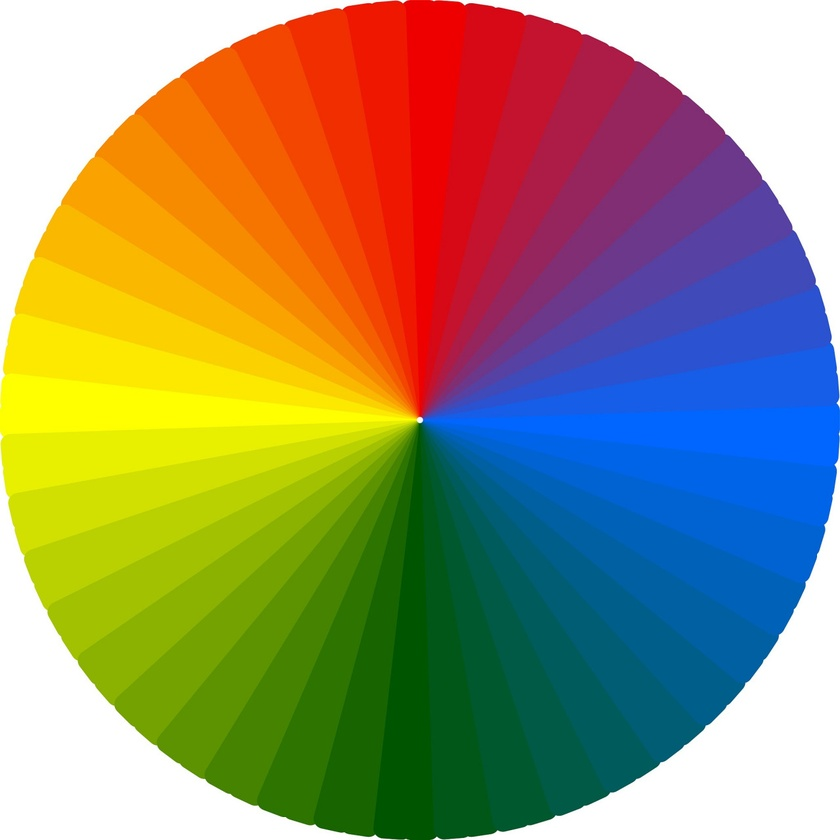
//> input picture resources/1.jpg, 840 x 840 px, shrunk from 1280 x 1280 before the run
$ ./chapter2   (built with g++ and OpenCV 4)
//> lines starting //> are read from the running program, lines starting //| are printed output that depends on the picture; after the words box and inside, x2 and y2 are one past the last pixel; in counts of white or black regions, pixels touching at a corner belong together
#include<opencv2/imgcodecs.hpp>
#include<opencv2/highgui.hpp>
#include<opencv2/imgproc.hpp>
#include<iostream>

using namespace cv;
using namespace std;

int main(){
    string path = "resources/1.jpg";
    Mat img = imread(path);
//> img is the input picture: 840 rows x 840 cols, CV_8UC3; mean B, G, R 105.1, 141.5, 151.5
    Mat imgGray,imgBlur,imgCanny,imgDil,imgErode;

    cvtColor(img,imgGray,COLOR_BGR2GRAY);
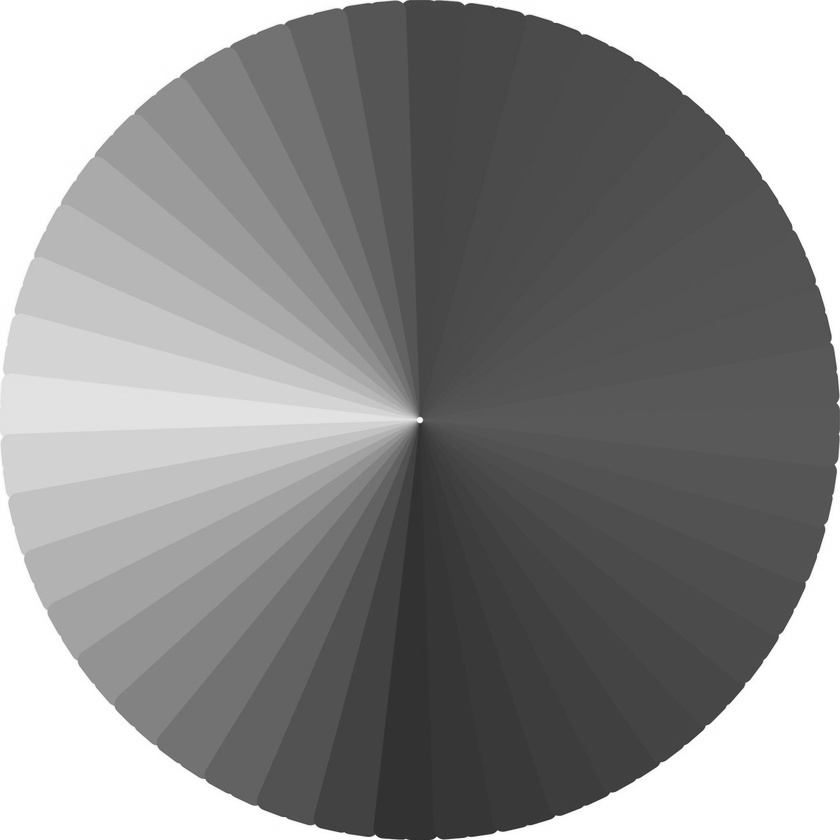
//> imgGray: 840 rows x 840 cols, CV_8UC1; min 38, max 255, mean 140.3
    GaussianBlur(img,imgBlur,Size(7,7),5,0);
    Canny(imgBlur,imgCanny,50,150);
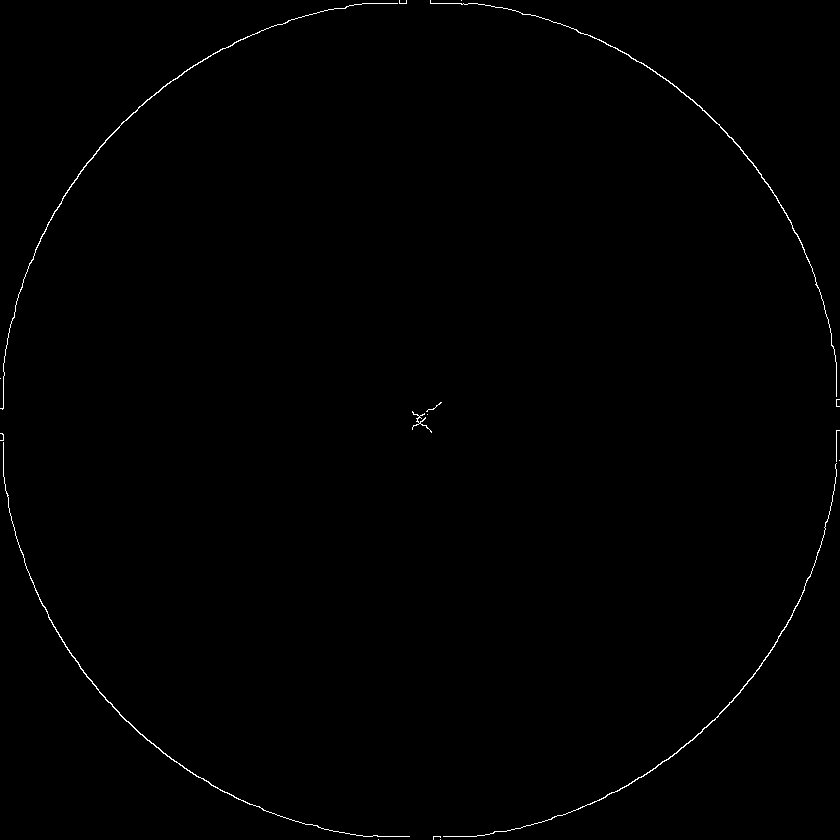
//> imgCanny: 840 rows x 840 cols, CV_8UC1; 0.44% white in thin lines or dots

    Mat kernel=getStructuringElement(MORPH_RECT,Size(5,5));
    dilate(imgCanny,imgDil,kernel);
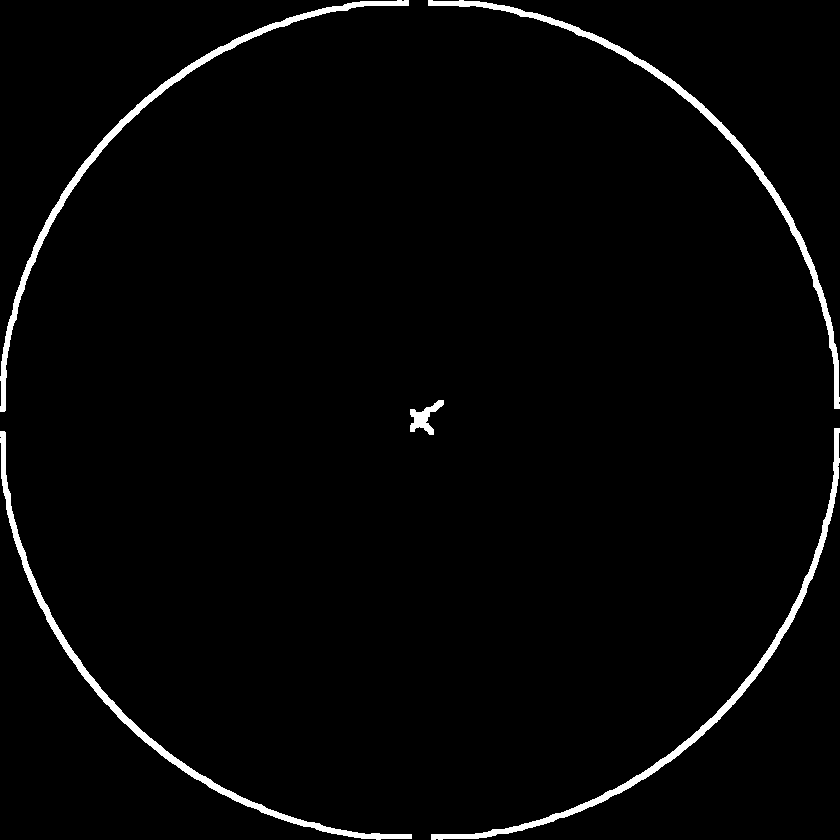
//> imgDil: 840 rows x 840 cols, CV_8UC1; 2.4% white; 5 white regions, box (x1, y1, x2, y2) and area: (428, 0, 840, 409) 4044, (431, 428, 840, 840) 4043, (0, 431, 412, 840) 4037, (0, 0, 409, 412) 4036, (410, 400, 444, 435) 498
    erode(imgDil,imgErode,kernel);
//> imgErode: 840 rows x 840 cols, CV_8UC1; 0.46% white in thin lines or dots

    imshow("Image",img);
    imshow("Image Gray",imgGray);
    imshow("Image Blur",imgBlur);
    imshow("Image Canny",imgCanny);
    imshow("Image Dilate",imgDil);
    imshow("Image Erode",imgErode);
    waitKey(0);

    return 0;
}

$ run again, with resources/2.jpeg copied over resources/1.jpg
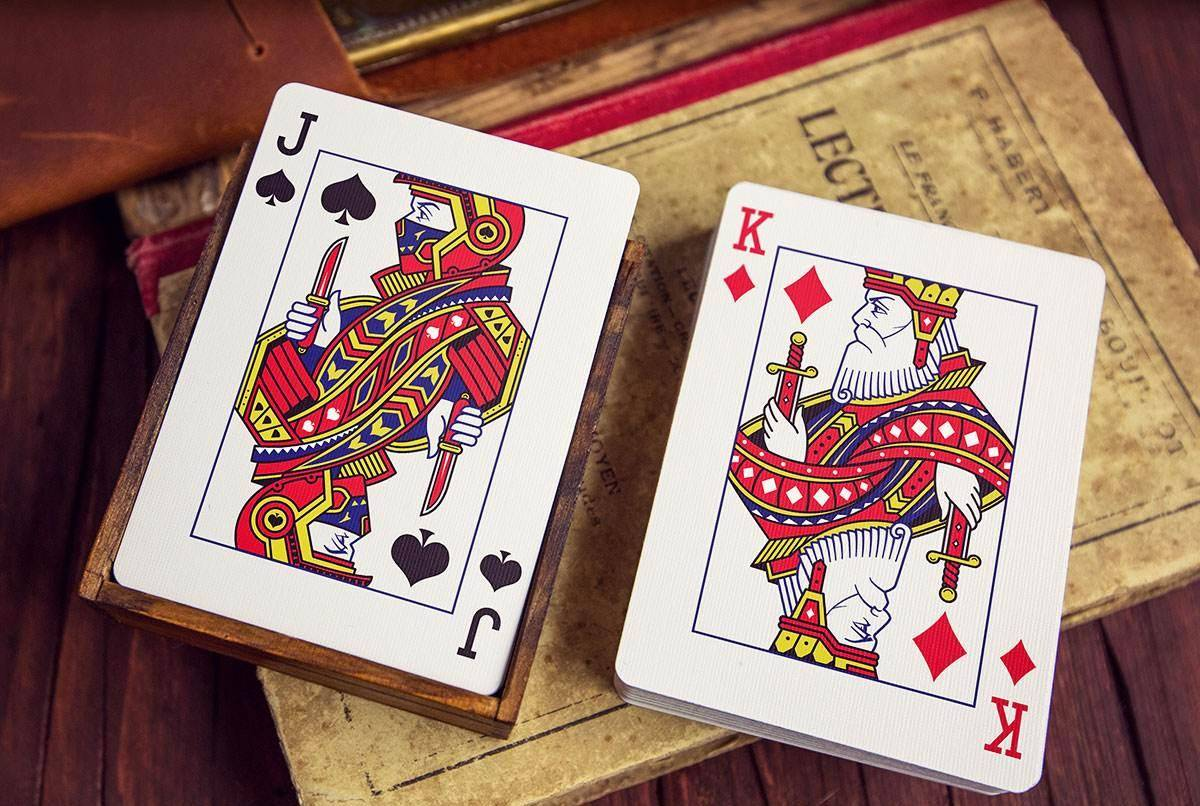
//> input picture resources/2.jpeg, 1200 x 806 px
//> img is the input picture: 806 rows x 1200 cols, CV_8UC3; mean B, G, R 112.3, 122.6, 155.2
//> `Canny(imgBlur,imgCanny,50,150);`:
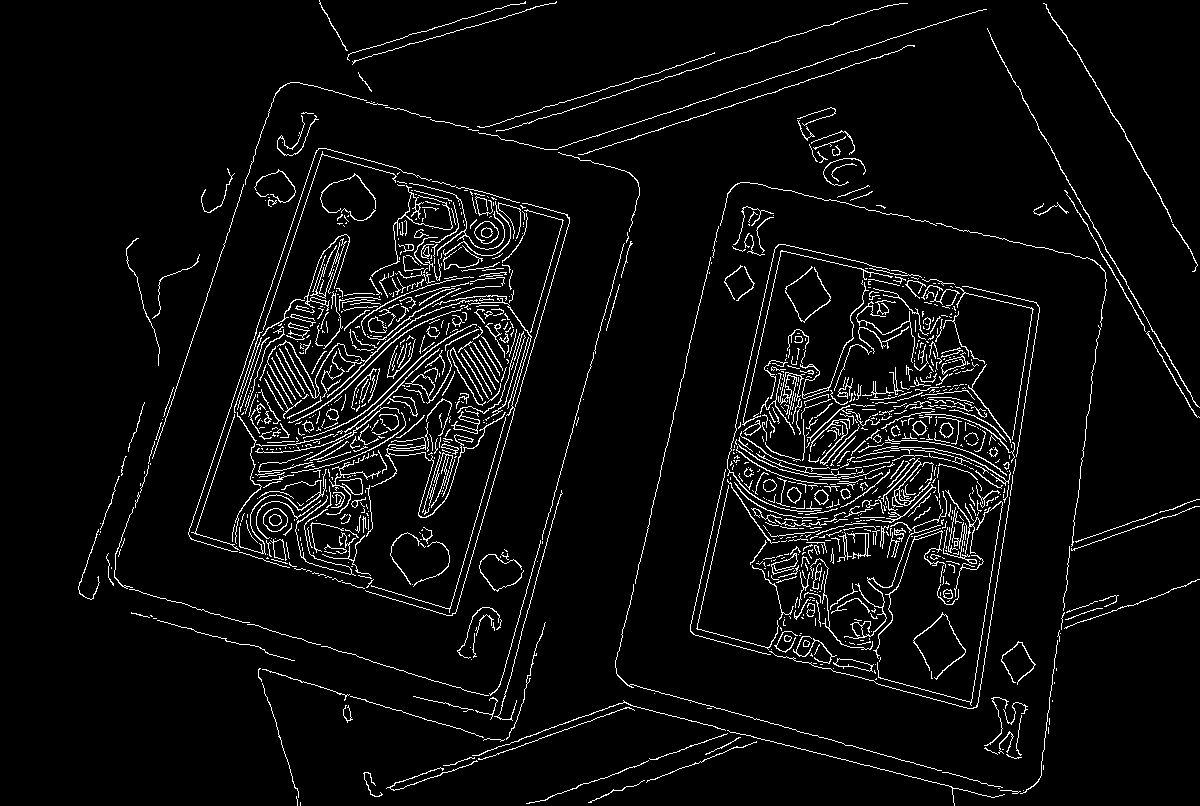
//> imgCanny: 806 rows x 1200 cols, CV_8UC1; 5% white in thin lines or dots
//> imgDil: 806 rows x 1200 cols, CV_8UC1; 24.2% white; 23 white regions, largest, box (x1, y1, x2, y2) and area: (186, 146, 572, 618) 80294, (688, 242, 1042, 711) 74047, (104, 1, 1200, 806) 54916
//> `erode(imgDil,imgErode,kernel);`:
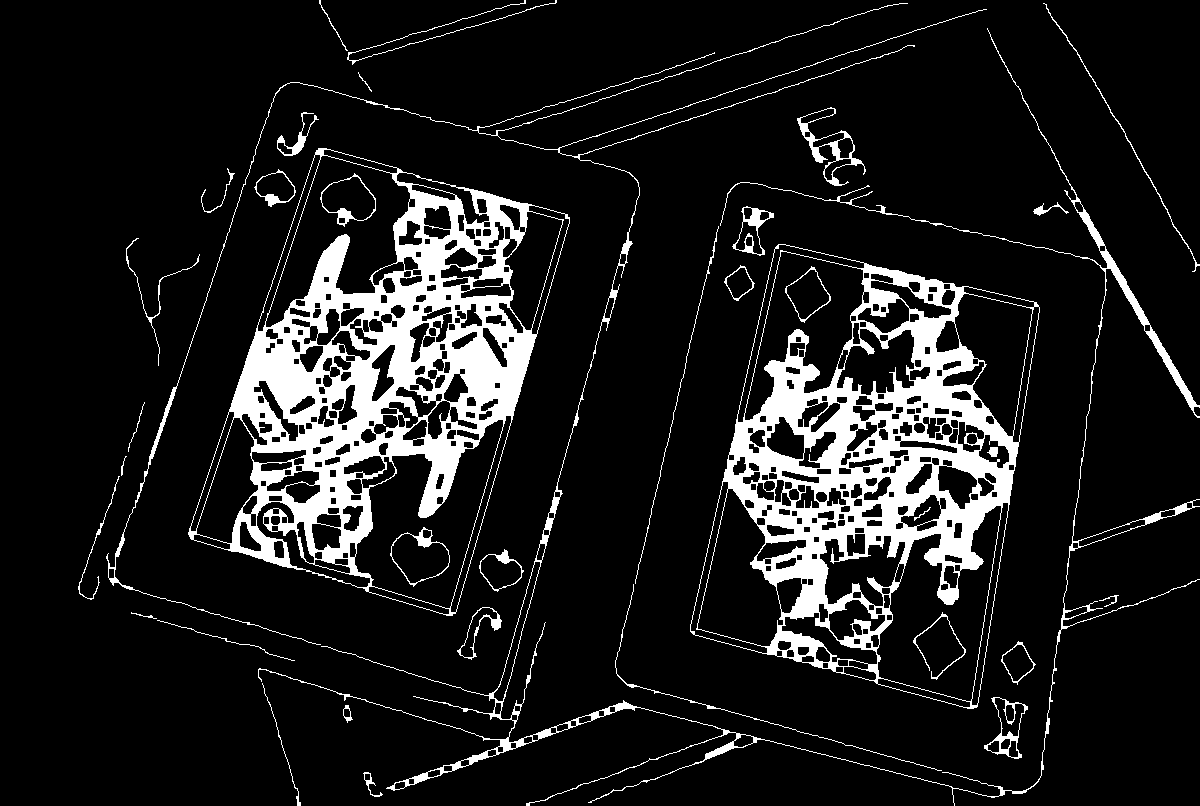
//> imgErode: 806 rows x 1200 cols, CV_8UC1; 11.4% white; 36 white regions, largest, box (x1, y1, x2, y2) and area: (188, 148, 570, 616) 48001, (690, 244, 1040, 709) 42346, (106, 3, 1200, 806) 11866
